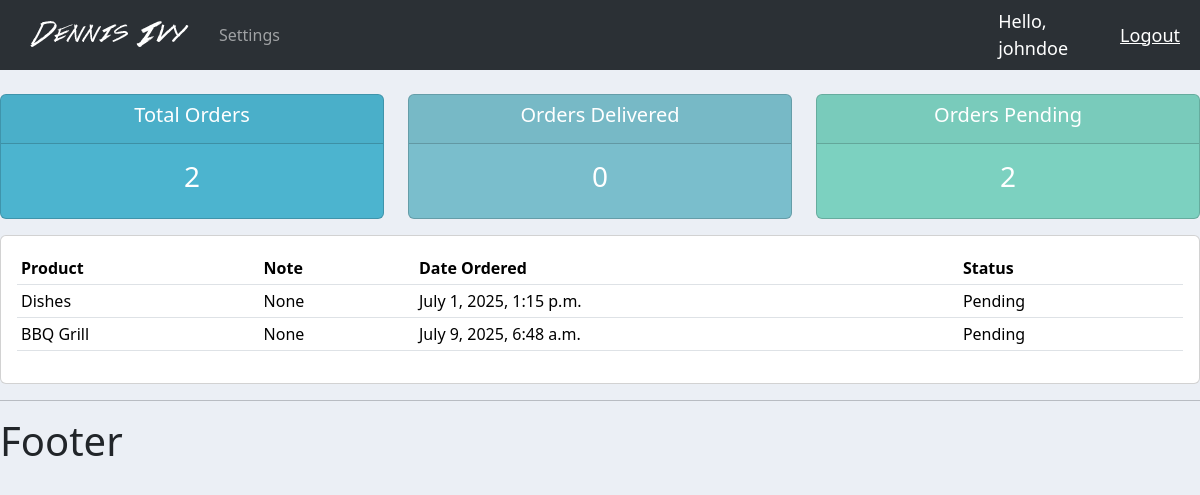
The page /user/ (signed in) on the database its author committed.
### accounts/models.py (models this page shows, shortened)
class Order(models.Model):
    STATUS = (
        ('Pending', 'Pending'),
        ('Out for delivery', 'Out for delivery'),
        ('Delivered', 'Delivered'),
    )
    customer = models.ForeignKey(Customer, null=True, on_delete=models.SET_NULL)
    product = models.ForeignKey(Product, null=True, on_delete=models.SET_NULL)
    date_created = models.DateTimeField(auto_now_add=True)
    status = models.CharField(max_length=255, null=True, choices=STATUS)
    note = models.CharField(max_length=1000, null=True)

class Product(models.Model):
    CATEGORY = (
        ('Indoor', 'Indoor'),
        ('Outdoor', 'Outdoor'),
    )
    name = models.CharField(max_length=255, null=True)
    price = models.FloatField(null=True)
    category = models.CharField(max_length=255, null=True, choices=CATEGORY)
    description = models.CharField(max_length=255, null=True, blank=True)
    date_created = models.DateTimeField(auto_now_add=True)
    tag = models.ManyToManyField(Tag)
    def __str__(self):
        return self.name

### accounts/decorators.py (the view)
        def wrapper_func(request, *args, **kwargs):
            group = None
            if request.user.groups.exists():
                group = request.user.groups.all()[0].name
            if group in allowed_roles:
                return view_func(request, *args, **kwargs)
            else:
                return HttpResponse('You are not authorized to view this page.')

### accounts/views.py (called while the page is built)
@login_required(login_url='login')
@allowed_users(allowed_roles=['customer'])
def userPage(request):
    orders = request.user.customer.order_set.all()
    total_orders = orders.count()
    delivered = orders.filter(status='Delivered').count()
    pending = orders.filter(status='Pending').count()
    context = {'orders':orders, 'total_orders':total_orders, 'delivered':delivered, 'pending':pending}
    return render(request, 'accounts/user.html', context)

### accounts/templates/accounts/user.html
{% extends 'accounts/main.html' %}
{% block content %}
{% include 'accounts/status.html' %}
<div class="row">
    <div class="col-md">
        <div class="card card-body">
            <table class="table table-sm">
                <tr>
                    <th>Product</th>
                    <th>Note</th>
                    <th>Date Ordered</th>
                    <th>Status</th>
                </tr>
                {% for order in orders %}
                <tr>
                    <td>{{ order.product }}</td>
                    <td>{{ order.note }}</td>
                    <td>{{ order.date_created }}</td>
                    <td>{{ order.status }}</td>
                </tr>
                {% endfor%}
            </table>
        </div>
    </div>
</div>
{% endblock content %}

### accounts/templates/accounts/navbar.html (shortened to what this page needs)
{% load static %}
<nav class="navbar navbar-expand-lg bg-body-tertiary" data-bs-theme="dark">
    <div class="container-fluid">
        <img src="{% static '/images/logo.png' %}" alt="">
        <div class="collapse navbar-collapse" id="navbarNav">
            <ul class="navbar-nav">
                {% if request.user.is_staff %}
                <li class="nav-item">
                    <a class="nav-link active" aria-current="page" href="{% url 'home' %}">Dashboard</a>
                </li>
                <li class="nav-item">
                    <a class="nav-link" href="{% url 'products' %}">Products</a>
                </li>
                {% else %}
                <li class="nav-item">
                    <a class="nav-link" href="{% url 'account' %}">Settings</a>
                </li>
                {% endif %}
            </ul>
        </div>
    </div>
    <span class="hello-user">Hello, {{request.user}}</span>
    <span><a class="hello-user" href="{% url 'logout' %}">Logout</a></span>
</nav>

### static/css/main.css (style rules this page uses)
body { background-color: #ebeff5; }

### accounts/templates/accounts/navbar.html (style rules this page uses)
.hello-user { font-size: 18px; color: #fff; margin-right: 20px; }

### rows shown on the page
Order: product "Dishes", note "None", date_created "July 1, 2025, 1:15 p.m.", status "Pending"
Order: product "BBQ Grill", note "None", date_created "July 9, 2025, 6:48 a.m.", status "Pending"

### other values the page prints
{{ request.user }} "johndoe"
{{ total_orders }} "2"
{{ delivered }} "0"
{{ pending }} "2"
